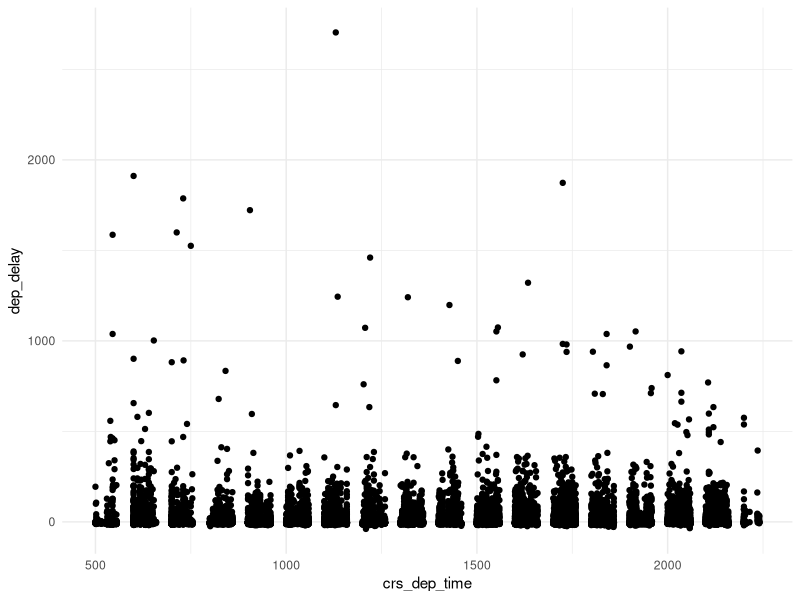
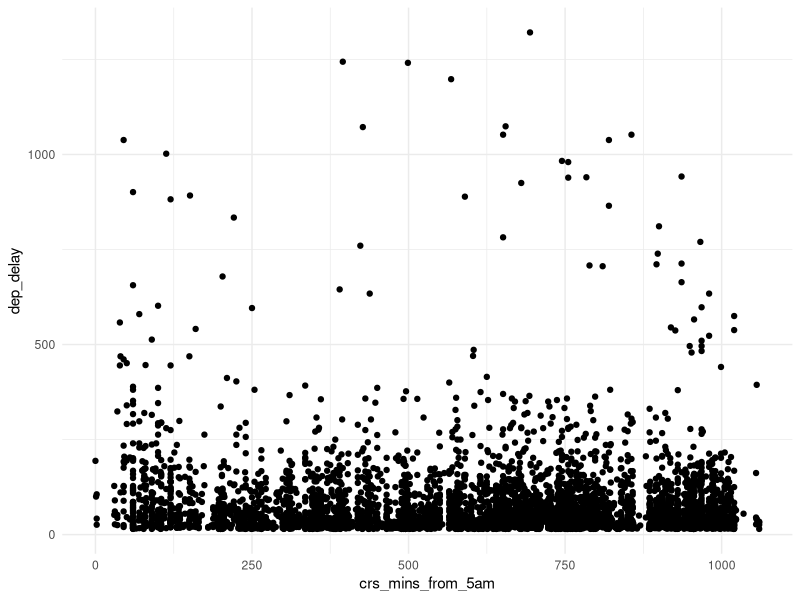

These charts were generated, in order, by the following R code:
## ---- chunk 1
knitr::opts_chunk$set(echo = TRUE)
## ---- chunk 2
knitr::opts_chunk$set(echo = TRUE, message = FALSE, warning = FALSE,
                      error = TRUE, fig.height = 4)
library(tidyverse)

theme_set(theme_minimal())
## ---- chunk 3
msn_flights <- read_csv("../../data/msn-flights-2024.csv")
head(msn_flights)
## ---- chunk 4
msn_flights %>%
  filter(cancelled == 0) %>%
  summarize(delayed = sum(dep_delay >= 15), total = n())
## ---- chunk 5
# Write your code here!

## ---- chunk 6
msn_flights %>%
  group_by(op_unique_carrier) %>%
  summarize(non_cancelled = sum(cancelled == 0),
            cancelled = sum(cancelled == 1))
## ---- chunk 7
# Write your code here!

## ---- chunk 8
# Write your code here!

## ---- chunk 9
# Write your code here!

## ---- chunk 10
ggplot(msn_flights, aes(x = crs_dep_time, y = dep_delay)) +
  geom_point()
## ---- chunk 11
delayed_flights <- msn_flights %>%
  filter(cancelled == 0) %>%
  filter(dep_delay >= 15 & dep_delay < 24*60) %>%
  mutate(crs_mins_from_5am = 
           ((trunc(crs_dep_time / 100) - 5) * 60) + # Hours from 5, times 60
           crs_dep_time %% 100 # Remaining minutes
         ) 

ggplot(delayed_flights, aes(x = crs_mins_from_5am, y = dep_delay)) +
  geom_point()
## ---- chunk 12
# Write your code here!

## ---- chunk 13
# Write your code here!

## ---- chunk 14
# Write your code here!

